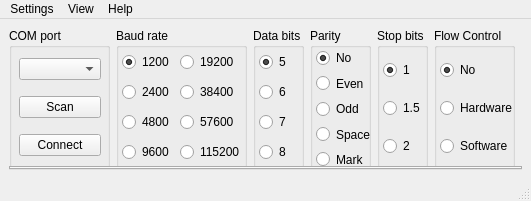
<?xml version="1.0" encoding="UTF-8"?>
<ui version="4.0">
 <class>ComTerm</class>
 <widget class="QMainWindow" name="ComTerm">
  <property name="geometry">
   <rect>
    <x>0</x>
    <y>0</y>
    <width>531</width>
    <height>201</height>
   </rect>
  </property>
  <property name="minimumSize">
   <size>
    <width>531</width>
    <height>201</height>
   </size>
  </property>
  <property name="windowTitle">
   <string>ComTerm</string>
  </property>
  <widget class="QWidget" name="centralwidget">
   <layout class="QVBoxLayout" name="verticalLayout">
    <item>
     <layout class="QHBoxLayout" name="horizontalLayout">
      <item>
       <widget class="QGroupBox" name="comPortGB">
        <property name="sizePolicy">
         <sizepolicy hsizetype="Preferred" vsizetype="Preferred">
          <horstretch>0</horstretch>
          <verstretch>0</verstretch>
         </sizepolicy>
        </property>
        <property name="minimumSize">
         <size>
          <width>101</width>
          <height>141</height>
         </size>
        </property>
        <property name="maximumSize">
         <size>
          <width>101</width>
          <height>141</height>
         </size>
        </property>
        <property name="title">
         <string>COM port</string>
        </property>
        <widget class="QWidget" name="layoutWidget">
         <property name="geometry">
          <rect>
           <x>10</x>
           <y>20</y>
           <width>82</width>
           <height>121</height>
          </rect>
         </property>
         <layout class="QVBoxLayout" name="comPortLayout">
          <property name="spacing">
           <number>6</number>
          </property>
          <item>
           <widget class="QComboBox" name="portsListComboBox"/>
          </item>
          <item>
           <widget class="QPushButton" name="scanButton">
            <property name="text">
             <string>Scan</string>
            </property>
           </widget>
          </item>
          <item>
           <widget class="QPushButton" name="connectButton">
            <property name="text">
             <string>Connect</string>
            </property>
            <property name="checkable">
             <bool>false</bool>
            </property>
           </widget>
          </item>
         </layout>
        </widget>
       </widget>
      </item>
      <item>
       <widget class="QGroupBox" name="baudRateGB">
        <property name="minimumSize">
         <size>
          <width>131</width>
          <height>141</height>
         </size>
        </property>
        <property name="maximumSize">
         <size>
          <width>131</width>
          <height>141</height>
         </size>
        </property>
        <property name="title">
         <string>Baud rate</string>
        </property>
        <widget class="QWidget" name="layoutWidget">
         <property name="geometry">
          <rect>
           <x>0</x>
           <y>20</y>
           <width>123</width>
           <height>121</height>
          </rect>
         </property>
         <layout class="QGridLayout" name="gridLayout">
          <property name="leftMargin">
           <number>6</number>
          </property>
          <item row="0" column="0">
           <widget class="QRadioButton" name="baudRate1200RB">
            <property name="text">
             <string>1200</string>
            </property>
            <property name="checked">
             <bool>true</bool>
            </property>
           </widget>
          </item>
          <item row="0" column="1">
           <widget class="QRadioButton" name="baudRate19200RB">
            <property name="text">
             <string>19200</string>
            </property>
           </widget>
          </item>
          <item row="1" column="0">
           <widget class="QRadioButton" name="baudRate2400RB">
            <property name="text">
             <string>2400</string>
            </property>
           </widget>
          </item>
          <item row="1" column="1">
           <widget class="QRadioButton" name="baudRate38400RB">
            <property name="text">
             <string>38400</string>
            </property>
           </widget>
          </item>
          <item row="2" column="0">
           <widget class="QRadioButton" name="baudRate4800RB">
            <property name="text">
             <string>4800</string>
            </property>
           </widget>
          </item>
          <item row="2" column="1">
           <widget class="QRadioButton" name="baudRate57600RB">
            <property name="text">
             <string>57600</string>
            </property>
           </widget>
          </item>
          <item row="3" column="0">
           <widget class="QRadioButton" name="baudRate9600RB">
            <property name="text">
             <string>9600</string>
            </property>
           </widget>
          </item>
          <item row="3" column="1">
           <widget class="QRadioButton" name="baudRate115200RB">
            <property name="text">
             <string>115200</string>
            </property>
           </widget>
          </item>
         </layout>
        </widget>
       </widget>
      </item>
      <item>
       <widget class="QGroupBox" name="dataBitsGB">
        <property name="minimumSize">
         <size>
          <width>51</width>
          <height>141</height>
         </size>
        </property>
        <property name="maximumSize">
         <size>
          <width>51</width>
          <height>141</height>
         </size>
        </property>
        <property name="title">
         <string>Data bits</string>
        </property>
        <widget class="QWidget" name="layoutWidget_3">
         <property name="geometry">
          <rect>
           <x>0</x>
           <y>20</y>
           <width>38</width>
           <height>121</height>
          </rect>
         </property>
         <layout class="QVBoxLayout" name="dataBiysLayout">
          <property name="leftMargin">
           <number>6</number>
          </property>
          <item>
           <widget class="QRadioButton" name="dataBits5RB">
            <property name="text">
             <string>5</string>
            </property>
            <property name="checked">
             <bool>true</bool>
            </property>
           </widget>
          </item>
          <item>
           <widget class="QRadioButton" name="dataBits6RB">
            <property name="text">
             <string>6</string>
            </property>
           </widget>
          </item>
          <item>
           <widget class="QRadioButton" name="dataBits7RB">
            <property name="text">
             <string>7</string>
            </property>
           </widget>
          </item>
          <item>
           <widget class="QRadioButton" name="dataBits8RB">
            <property name="text">
             <string>8</string>
            </property>
           </widget>
          </item>
         </layout>
        </widget>
       </widget>
      </item>
      <item>
       <widget class="QGroupBox" name="parityGB">
        <property name="minimumSize">
         <size>
          <width>61</width>
          <height>141</height>
         </size>
        </property>
        <property name="maximumSize">
         <size>
          <width>61</width>
          <height>141</height>
         </size>
        </property>
        <property name="title">
         <string>Parity</string>
        </property>
        <widget class="QWidget" name="layoutWidget_2">
         <property name="geometry">
          <rect>
           <x>0</x>
           <y>20</y>
           <width>61</width>
           <height>121</height>
          </rect>
         </property>
         <layout class="QVBoxLayout" name="parityLayout">
          <property name="leftMargin">
           <number>6</number>
          </property>
          <item>
           <widget class="QRadioButton" name="parityNoneRB">
            <property name="text">
             <string>No</string>
            </property>
            <property name="checked">
             <bool>true</bool>
            </property>
           </widget>
          </item>
          <item>
           <widget class="QRadioButton" name="parityEvenRB">
            <property name="text">
             <string>Even</string>
            </property>
           </widget>
          </item>
          <item>
           <widget class="QRadioButton" name="parityOddRB">
            <property name="text">
             <string>Odd</string>
            </property>
           </widget>
          </item>
          <item>
           <widget class="QRadioButton" name="paritySpaceRB">
            <property name="text">
             <string>Space</string>
            </property>
           </widget>
          </item>
          <item>
           <widget class="QRadioButton" name="parityMarkRB">
            <property name="text">
             <string>Mark</string>
            </property>
           </widget>
          </item>
         </layout>
        </widget>
       </widget>
      </item>
      <item>
       <widget class="QGroupBox" name="stopBitsGB">
        <property name="minimumSize">
         <size>
          <width>51</width>
          <height>141</height>
         </size>
        </property>
        <property name="maximumSize">
         <size>
          <width>51</width>
          <height>141</height>
         </size>
        </property>
        <property name="title">
         <string>Stop bits</string>
        </property>
        <widget class="QWidget" name="layoutWidget_4">
         <property name="geometry">
          <rect>
           <x>0</x>
           <y>20</y>
           <width>48</width>
           <height>121</height>
          </rect>
         </property>
         <layout class="QVBoxLayout" name="stopBitsLayout">
          <property name="leftMargin">
           <number>6</number>
          </property>
          <item>
           <widget class="QRadioButton" name="stopBits1RB">
            <property name="text">
             <string>1</string>
            </property>
            <property name="checked">
             <bool>true</bool>
            </property>
           </widget>
          </item>
          <item>
           <widget class="QRadioButton" name="stopBits15RB">
            <property name="text">
             <string>1.5</string>
            </property>
           </widget>
          </item>
          <item>
           <widget class="QRadioButton" name="stopBits2RB">
            <property name="text">
             <string>2</string>
            </property>
           </widget>
          </item>
         </layout>
        </widget>
       </widget>
      </item>
      <item>
       <widget class="QGroupBox" name="flowControlGB">
        <property name="minimumSize">
         <size>
          <width>81</width>
          <height>141</height>
         </size>
        </property>
        <property name="maximumSize">
         <size>
          <width>81</width>
          <height>141</height>
         </size>
        </property>
        <property name="title">
         <string>Flow Control</string>
        </property>
        <widget class="QWidget" name="layoutWidget_5">
         <property name="geometry">
          <rect>
           <x>0</x>
           <y>20</y>
           <width>79</width>
           <height>121</height>
          </rect>
         </property>
         <layout class="QVBoxLayout" name="flowControlLayout">
          <property name="leftMargin">
           <number>6</number>
          </property>
          <item>
           <widget class="QRadioButton" name="flowControlNoRB">
            <property name="text">
             <string>No</string>
            </property>
            <property name="checked">
             <bool>true</bool>
            </property>
           </widget>
          </item>
          <item>
           <widget class="QRadioButton" name="flowControlHardRB">
            <property name="text">
             <string>Hardware</string>
            </property>
           </widget>
          </item>
          <item>
           <widget class="QRadioButton" name="flowControlSoftRB">
            <property name="text">
             <string>Software</string>
            </property>
           </widget>
          </item>
         </layout>
        </widget>
       </widget>
      </item>
      <item>
       <spacer name="horizontalSpacer">
        <property name="orientation">
         <enum>Qt::Horizontal</enum>
        </property>
        <property name="sizeHint" stdset="0">
         <size>
          <width>37</width>
          <height>17</height>
         </size>
        </property>
       </spacer>
      </item>
     </layout>
    </item>
    <item>
     <spacer name="verticalSpacer">
      <property name="orientation">
       <enum>Qt::Vertical</enum>
      </property>
      <property name="sizeHint" stdset="0">
       <size>
        <width>20</width>
        <height>0</height>
       </size>
      </property>
     </spacer>
    </item>
    <item>
     <widget class="QTabWidget" name="tabWidget">
      <property name="sizePolicy">
       <sizepolicy hsizetype="Expanding" vsizetype="Expanding">
        <horstretch>0</horstretch>
        <verstretch>1</verstretch>
       </sizepolicy>
      </property>
      <property name="currentIndex">
       <number>-1</number>
      </property>
      <property name="tabsClosable">
       <bool>true</bool>
      </property>
      <property name="movable">
       <bool>true</bool>
      </property>
     </widget>
    </item>
   </layout>
  </widget>
  <widget class="QMenuBar" name="menubar">
   <property name="geometry">
    <rect>
     <x>0</x>
     <y>0</y>
     <width>531</width>
     <height>20</height>
    </rect>
   </property>
   <widget class="QMenu" name="menuSettings">
    <property name="title">
     <string>Settings</string>
    </property>
    <widget class="QMenu" name="menuLanguage">
     <property name="title">
      <string>Language</string>
     </property>
     <addaction name="actionEnglish_USA"/>
     <addaction name="actionRussian_Russia"/>
    </widget>
    <addaction name="menuLanguage"/>
   </widget>
   <widget class="QMenu" name="menuHelo">
    <property name="title">
     <string>Help</string>
    </property>
    <addaction name="actionAbout"/>
   </widget>
   <widget class="QMenu" name="menuView">
    <property name="title">
     <string>View</string>
    </property>
   </widget>
   <addaction name="menuSettings"/>
   <addaction name="menuView"/>
   <addaction name="menuHelo"/>
  </widget>
  <widget class="QStatusBar" name="statusbar"/>
  <action name="actionRussian_Russia">
   <property name="checkable">
    <bool>true</bool>
   </property>
   <property name="text">
    <string>Russian (Russia)</string>
   </property>
  </action>
  <action name="actionEnglish_USA">
   <property name="checkable">
    <bool>true</bool>
   </property>
   <property name="text">
    <string>English (USA)</string>
   </property>
  </action>
  <action name="actionAbout">
   <property name="text">
    <string>About</string>
   </property>
  </action>
 </widget>
 <resources/>
 <connections>
  <connection>
   <sender>scanButton</sender>
   <signal>clicked()</signal>
   <receiver>ComTerm</receiver>
   <slot>scanButtonClicked()</slot>
   <hints>
    <hint type="sourcelabel">
     <x>55</x>
     <y>104</y>
    </hint>
    <hint type="destinationlabel">
     <x>58</x>
     <y>178</y>
    </hint>
   </hints>
  </connection>
  <connection>
   <sender>connectButton</sender>
   <signal>clicked(bool)</signal>
   <receiver>ComTerm</receiver>
   <slot>connectButtonClicked()</slot>
   <hints>
    <hint type="sourcelabel">
     <x>41</x>
     <y>150</y>
    </hint>
    <hint type="destinationlabel">
     <x>41</x>
     <y>176</y>
    </hint>
   </hints>
  </connection>
  <connection>
   <sender>tabWidget</sender>
   <signal>tabCloseRequested(int)</signal>
   <receiver>ComTerm</receiver>
   <slot>tabClose(int)</slot>
   <hints>
    <hint type="sourcelabel">
     <x>320</x>
     <y>295</y>
    </hint>
    <hint type="destinationlabel">
     <x>322</x>
     <y>347</y>
    </hint>
   </hints>
  </connection>
 </connections>
 <slots>
  <slot>scanButtonClicked()</slot>
  <slot>connectButtonClicked()</slot>
  <slot>tabClose(int)</slot>
 </slots>
</ui>
